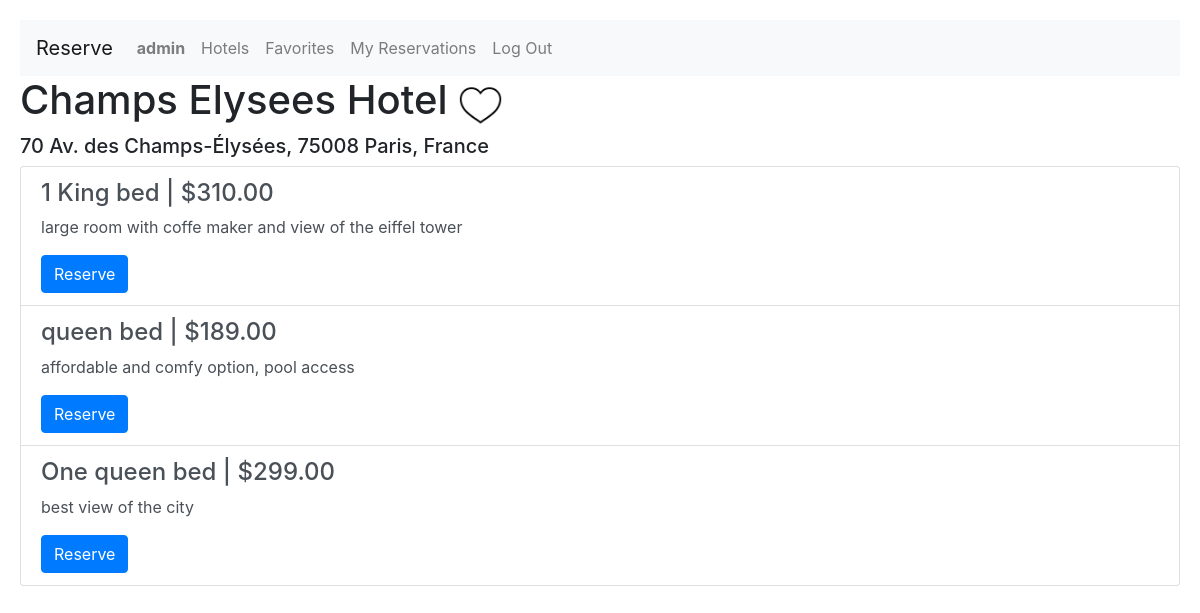
Screenshot of /hotel/3 (signed in) with the database file from the repository.
### reserve/models.py (models this page shows, shortened)
class User(AbstractUser):
    pass

class Hotel(models.Model):
    name = models.CharField(max_length=128)
    description = models.CharField(max_length=1024)
    address = models.CharField(max_length=300)
    city = models.ForeignKey(City, on_delete=models.PROTECT, related_name="city")

class Room(models.Model):
    name = models.CharField(max_length=128)
    description = models.CharField(max_length=1024)
    image = models.CharField(max_length=512, blank=True)
    price = models.FloatField(default=1.00)
    hotel = models.ForeignKey(Hotel, on_delete=models.PROTECT, related_name="hotel_room", default=0)

### reserve/views.py (the view)
# urls.py: path("hotel/<int:hotel_id>", views.view_hotel, name="view_hotel"),
def view_hotel(request, hotel_id):
    user = request.user
    hotel = Hotel.objects.filter(id=hotel_id).first()
    rooms = Room.objects.filter(hotel=hotel_id).all()
    favorite = None
    if not user.is_anonymous:
        fav = Favorite.objects.filter(hotel=hotel, user=user).first()
        if fav is not None:
            favorite = True
    return render(request, "reserve/hotel.html", {
        "hotel": hotel,
        "rooms": rooms,
        "favorite": favorite
    })

### reserve/templates/reserve/hotel.html (shortened to what this page needs)
{% extends "reserve/layout.html" %}
{% load static %}
{% load humanize %}
{% block body %}
<h1>{{ hotel.name }}
    <a href="#a" onclick="favorite({{hotel.id}});" id="fav_hotel{{hotel.id}}">
        {% if favorite %}
        <img src='/static/reserve/like.png' height='45px' %}>
        {% else %}
        <img src='/static/reserve/unlike.png' height='45px' %}>
        {% endif %}
    </a>
</h1>
<h5>{{ hotel.address }}</h5>
<div class="list-group">
    {% for room in rooms %}
    <div class="list-group-item list-group-item-action flex-column align-items-start">
        <h4>{{ room.name }} | ${{ room.price|floatformat:2}}</h4>
        <p>{{ room.description }}</p>
        <input type="button" onclick="window.location.href='/reserve/{{ room.id }}'" class="btn btn-primary" value="Reserve">
    </div>
    {% endfor %}
</div>
{% endblock %}

### reserve/templates/reserve/layout.html (shortened to what this page needs)
{% load static %}
<!DOCTYPE html>
<html lang="en">
    <head>
        <link rel="stylesheet" href="https://stackpath.bootstrapcdn.com/bootstrap/4.4.1/css/bootstrap.min.css">
        <link href="https://unpkg.com/gijgo@1.9.13/css/gijgo.min.css" rel="stylesheet" type="text/css" />
        <link href="{% static 'reserve/styles.css' %}" rel="stylesheet">
    </head>
    <body>
        <nav class="navbar navbar-expand-lg navbar-light bg-light">
            <a class="navbar-brand" href="{% url 'index' %}">Reserve</a>
            <div>
              <ul class="navbar-nav mr-auto">
                {% if user.is_authenticated %}
                    <li class="nav-item">
                        <a class="nav-link" href="#"><strong>{{ user.username }}</strong></a>
                    </li>
                {% endif %}
                <li class="nav-item">
                  <a class="nav-link" href="{% url 'index' %}">Hotels</a>
                </li>
                {% if user.is_authenticated %}
                    <li class="nav-item">
                        <a class="nav-link" href="{% url 'favorites' %}">Favorites</a>
                    </li>
                    <li class="nav-item">
                        <a class="nav-link" href="{% url 'reservations_list' %}">My Reservations</a>
                    </li>
                    <li class="nav-item">
                        <a class="nav-link" href="{% url 'logout' %}">Log Out</a>
                    </li>
                {% endif %}
              </ul>
            </div>
          </nav>
        <div class="body">
            {% block body %}
            {% endblock %}
        </div>
    </body>
</html>

### reserve/static/reserve/styles.css (style rules this page uses)
body { padding: 20px; }

### rows the page displays
User: username "admin"
Hotel: name "Champs Elysees Hotel", address "70 Av. des Champs-Élysées, 75008 Paris, France"
Room: name "1 King bed", price "310.00", description "large room with coffe maker and view of the eiffel tower"
Room: name "queen bed", price "189.00", description "affordable and comfy option, pool access"
Room: name "One queen bed", price "299.00", description "best view of the city"
